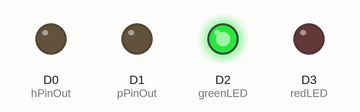
A sketch run on a simulated Particle Photon. On the bench: output pins drawn as LEDs (lit = HIGH).

Above: at 0.1 s.
At 5.1 s:
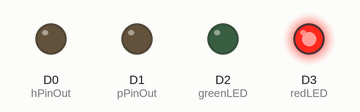
At 9.6 s:
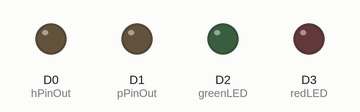
Timing chart, 0 to 11.1 s (numbered marks = the images above):
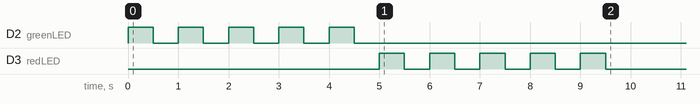

The sketch:

swellstation.ino
```cpp
/*
 * Project swellstation
 * Description: an automated ocean condition display
 * Author:  Richard Sutherland
 * Date: 5/1/2021
 */

const int hPinOut = D0;
const int pPinOut = D1;
const int greenLED = D2;
const int redLED = D3;

// These constants represent the values at which each dial will read 100%.
// The values were chosen based on historical data.
const float MAX_HEIGHT = 12.0;
const float MAX_PERIOD = 24.0;

class SwellStation {
  public:
    SwellStation(){
    }

    // height: the current height, in feet of the dominant swell.
    // period: the frequency of the dominant swell, in seconds.
    float height;
    float period;

    void setup(){
      // register the update function, so that when the particle.io cloud gets
      // a request to run the "update" function on this device, it knows what to do.
      Particle.function("update", &SwellStation::update, this);

      flashLED(greenLED, 5);
      flashLED(redLED, 5);
    }

    int update(String values){
      // reset error state LED
      digitalWrite(redLED, LOW);

      // parse the update string
      // format is HH.HPP
      // eg:
      // 4ft at 15s would look like 04.015
      // 10.5ft at 8s would look like 10.508
      height = values.substring(0,4).toFloat();
      period = values.substring(4,6).toFloat();

      if(height == 0 || period == 0){
        // this is an error state
        digitalWrite(redLED, HIGH);
        return -1;
      }

      // hValue and pValue represent the scaled
      // PWM signal to send to each analogue dial
      // if either scaled value is above 255 (max)
      // just set it at the max and turn on error led.
      float hValue = (height/MAX_HEIGHT) * 255;
      float pValue = (period/MAX_PERIOD) * 255;
      if(hValue > 255) {
        hValue = 255;
        digitalWrite(redLED, HIGH);
      }
      if(pValue > 255){
        pValue = 255;
        digitalWrite(redLED, HIGH);
      }

      analogWrite(hPinOut, hValue);
      analogWrite(pPinOut, pValue);

      // green LED flashes on successful update.
      flashLED(greenLED, 3);

      return 0;

    }

    // blink an LED count times.
    void flashLED(int led, int count){
      int i = 0;
      while (i < count){
        digitalWrite(led, HIGH);
        delay(500);
        digitalWrite(led, LOW);
        delay(500);
        i++;
      }
    }


};

SwellStation station;

// setup() runs once, when the device is first turned on.
void setup() {
  // hardware initialization
  pinMode(hPinOut, OUTPUT);
  pinMode(pPinOut, OUTPUT);
  pinMode(greenLED, OUTPUT);
  pinMode(redLED, OUTPUT);

  // setup the station
  station.setup();
}

// loop() runs over and over again, as quickly as it can execute.
void loop() {

}
```
